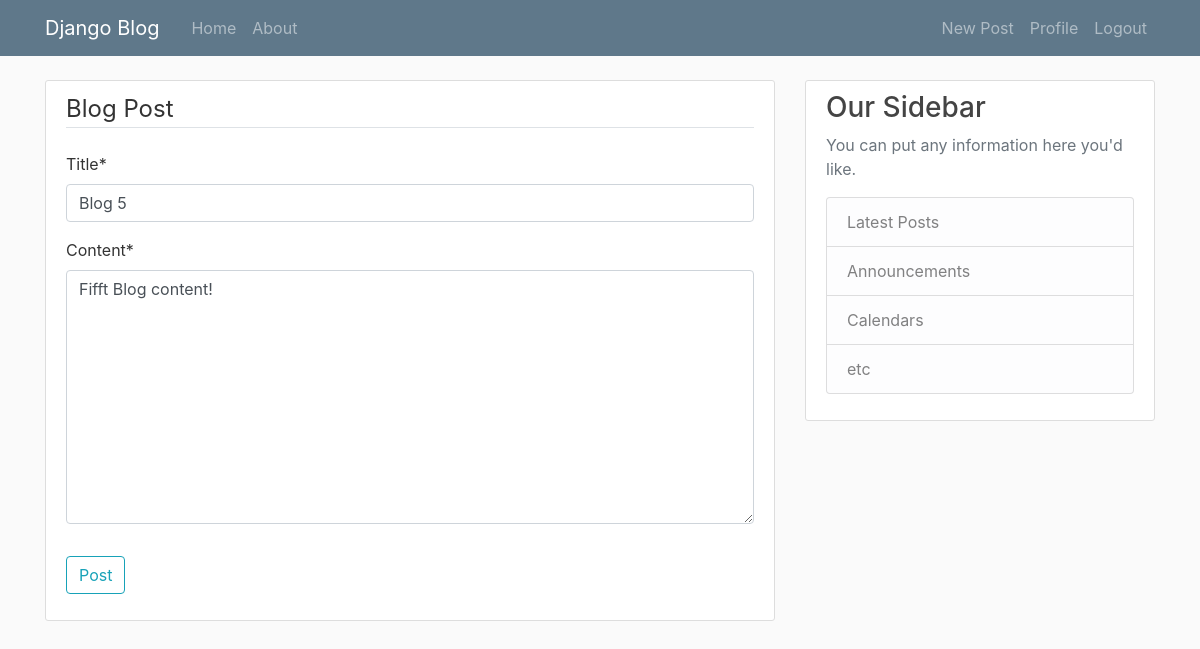
/post/5/update/ (signed in), run on an earlier commit of the app's database.
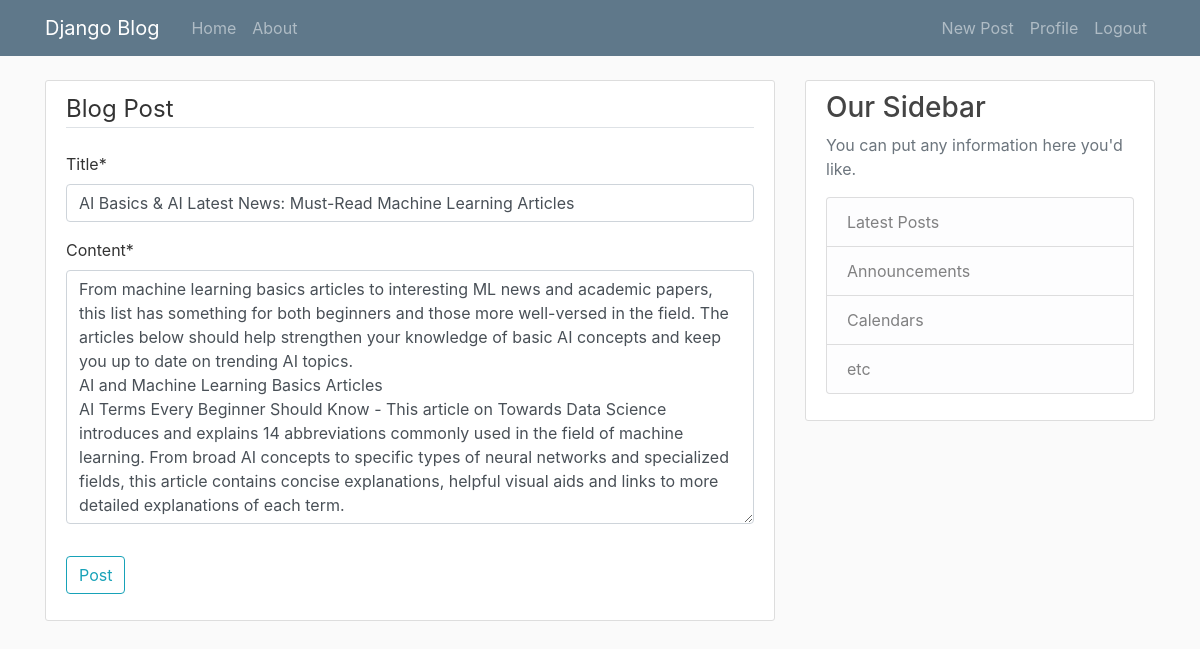
And on a later commit of the database.
### blog/models.py (models this page shows, shortened)
class Post(models.Model):
  title = models.CharField(max_length=100)
  content = models.TextField()
  date_posted = models.DateTimeField(default=timezone.now)
  author = models.ForeignKey(User, on_delete=models.CASCADE) # when we delete author, all the posts will be deleted

### blog/views.py (the view, shortened to what this page needs)
# urls.py: path('post/<int:pk>/update/', PostUpdateView.as_view(), name='post-update'),
class PostUpdateView(LoginRequiredMixin, UserPassesTestMixin, UpdateView):
  model = Post
  fields = ['title', 'content']
  def test_func(self):
    post = self.get_object()
    if self.request.user == post.author:
      return True
    return False

### blog/templates/blog/post_form.html (shortened to what this page needs)
{% extends "blog/base.html" %}
{% load crispy_forms_tags %}
{% block content %}
<div class="content-section">
  <form method="POST">
    <fieldset class="form-group">
      <legend class="border-bottom mb-4"> Blog Post </legend>
        {{ form|crispy }}
    </fieldset>
    <div class = "form-group">
      <button class="btn btn-outline-info" type="submit">Post</button>
    </div>
  </form>
</div>
{% endblock content %}

What changed in the data, as far as the page shows it:
changed Post: title "Blog 5" → "AI Basics & AI Latest News: Must-Read Machine Learning Articles"; content "Fifft Blog content!" → "From machine learning basics articles to interesting ML news and academic papers, this list has something for both beginners and those more well-versed in the field. The articles below should help strengthen your knowledge of basic AI concepts and keep you up to date on trending AI topics. AI and Machine Learning Basics Articles AI Terms Every Beginner Should Know - This article on Towards Data Science introduces and explains 14 abbreviations commonly used in the field of machine learning. From broad AI concepts to specific types of neural networks and specialized fields, this article contains concise explanations, helpful visual aids and links to more detailed explanations of each term."
